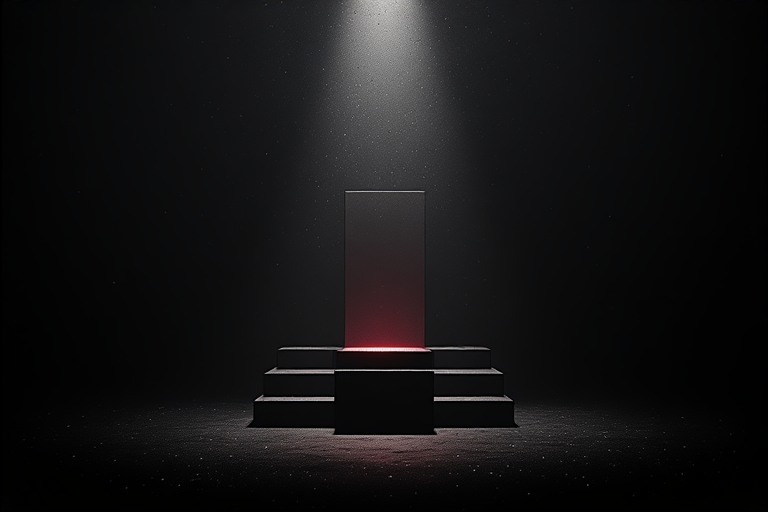
#> input picture comic1.jpg, 768 x 512 px
$ python grey.py
#> lines starting #> are read from the running program, lines starting #| are printed output that depends on the picture; after the words box and inside, x2 and y2 are one past the last pixel; in counts of white or black regions, pixels touching at a corner belong together
import cv2
img = cv2.imread("comic1.jpg")
#> img is the input picture: shape (512, 768, 3); mean B, G, R 19.9, 19.1, 19.9
if img is None:
    raise FileNotFoundError("check comic1.jpg")
gray = cv2.cvtColor(img, cv2.COLOR_BGR2GRAY)
_, bw = cv2.threshold(gray,127,255,cv2.THRESH_BINARY)
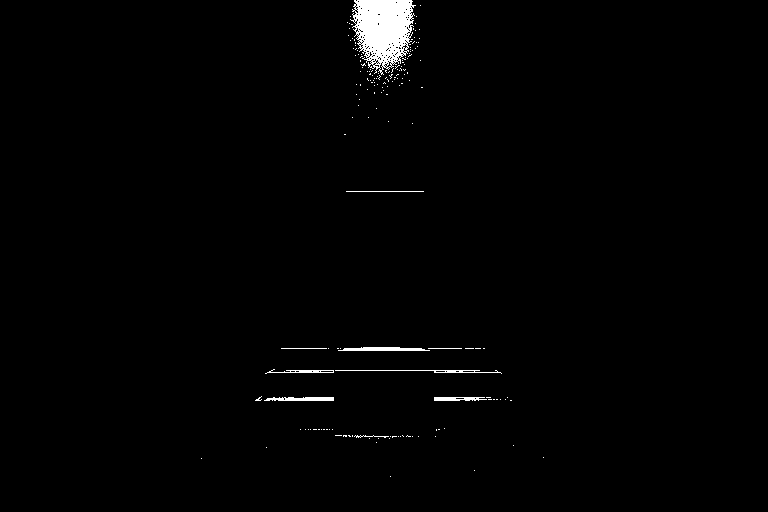
#> bw: shape (512, 768); 1.2% white; 173 white regions (163 under 20 px), largest, box (x1, y1, x2, y2) and area: (350, 0, 416, 75) 3178, (338, 347, 430, 351) 290, (264, 397, 334, 401) 240
cv2.imshow("comic1", gray)
cv2.waitKey(0)
cv2.destroyAllWindows()
